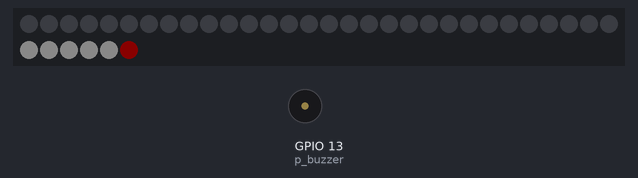
Recording of a program running on a simulated ESP32 board running MicroPython. On the bench: 36 RGB LEDs in strip order, left to right, continuing on the next row, buzzer (waves = sounding, pin HIGH). Dim RGB values are drawn brighter than linear; files the program writes start out absent; files that are not in the repository are absent.

Above: at 0.19 s.
At 3.6 s:
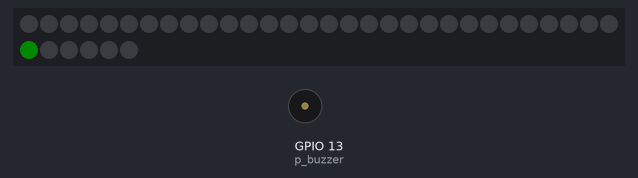
Timing chart, 0 to 7.9 s (numbered marks = the images above):
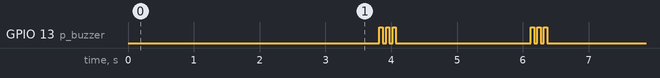

The program:

pre_main.py
```python
import micropython as upy
from gc import mem_free
from gc import mem_alloc

import machine
import neopixel
from gc import enable
from gc import collect
from os import remove
from getFrame import getFrame, getDict
from phases import phase
from time import sleep_ms

buzzer = 13 # buzzer on Pin 13
p_buzzer = machine.Pin(buzzer, machine.Pin.OUT)


def alarm(times):
    for i in range(0, times):
        p_buzzer.on()
        sleep_ms(50)
        p_buzzer.off()
        sleep_ms(50)


RATE = 9600
# uart = UART(2, baudrate=9600)
# uart.init( baudrate=9600, bits=7, parity=0, stop=1)
uart = machine.UART(2, baudrate=RATE) # UART2 default : tx = GPIO17 , rx = GPIO16
even = 0
uart.init(baudrate=RATE, bits=7, parity=even, stop=1)

np = neopixel.NeoPixel(machine.Pin(4), 36)

enable()
"""
phase1 : 0 - 5 ; 6 - 11
phase2 : 12 - 17 ; 18 - 23
phase3 : 24 - 29 ; 30 - 35
"""
phase1 = phase()
phase1.startLed_Inst = 0
phase1.endLed_Inst = 5
phase1.startLed_Max = 6
phase1.endLed_Max = 11
phase1.np = np

phase2 = phase()
phase2.startLed_Inst = 12
phase2.endLed_Inst = 17
phase2.startLed_Max = 18
phase2.endLed_Max = 23
phase2.np = np

phase3 = phase()
phase3.startLed_Inst = 24
phase3.endLed_Inst = 29
phase3.startLed_Max = 30
phase3.endLed_Max = 35
phase3.np = np

try:
    reseted = open('reseted', "r")
    alarm(100)
    remove('reseted')
except:
    pass

alarm(3)
sleep_ms(2000)
alarm(3)

for n in range(0, 30):
    # collect()
    # print(upy.mem_info())
    # print('-----------')
    # print("free : %i ; alloc %i" % (mem_free(), mem_alloc()))
    f = getFrame(uart)
    (v, h, c) = getDict(f)
    collect()
    # print("free : %i ; alloc %i" % (mem_free(), mem_alloc()))
    if v:
        phase1.SINSTS = int(v['SINSTS1'])
        phase1.SMAXSN = int(v['SMAXSN1'])
        phase2.SINSTS = int(v['SINSTS2'])
        phase2.SMAXSN = int(v['SMAXSN2'])
        phase3.SINSTS = int(v['SINSTS3'])
        phase3.SMAXSN = int(v['SMAXSN3'])
        phase1.displayInst()
        phase1.displayMax()
        phase2.displayInst()
        phase2.displayMax()
        phase3.displayInst()
        phase3.displayMax()

    # print(":%i:" % (n))
    # print("phase1 : %i , %i" % (phase1.SINSTS, phase1.SMAXSN))
    # print("phase2 : %i , %i" % (phase2.SINSTS, phase2.SMAXSN))
    # print("phase3 : %i , %i" % (phase3.SINSTS, phase3.SMAXSN))

# print("free : %i ; alloc %i" % (mem_free(), mem_alloc()))
# print(mem_free())
# print(mem_alloc())
alarm(3)
sleep_ms(2000)
alarm(3)

print("Fin")
```

getFrame.py
```python
"""
gestion de la mémoire : https://micropython.fr/88.lab/optimiser_usage_ram/
les threads en python : https://techtutorialsx.com/2017/10/02/esp32-micropython-creating-a-thread/
"""
import micropython as upy

from machine import UART
from machine import reset
from time import sleep
from time import localtime
from time import mktime
# from time import sleep_ms
from  sys import exit
from gc import enable
from gc import collect
from os import remove

# getFrame : populate the list f[] with chars, 1 frame
def getFrame(uart):
    f = []
    f.clear()
    collect()
    out = open('dataFile', "w")
    nb = 0
    while nb < 3000:
        if uart.any() > 0:
            val = uart.read(1)
            out.write(val)
            nb += 1
    out.close()
    out = open('dataFile', "r")
    c = out.read(1)
    while c != '\x02':
        c = out.read(1)
    nb = 0
    collect()
    try:
        while nb < 2999:
            c = out.read(1)
            if c == '\x03':
                break
            if c != '\x0d':
                f.append(c)
            nb += 1
    except:
        reseted = open('reseted', "w")
        # reseted.write('reseted')
        # reseted.close()
        reset()
    out.close()
    remove('dataFile')
    collect()
    return(f)


# get a list of chars and return 3 dicts : values, horo, checksum
def getDict(f):
    collect()
    fSTR = ""
    for c in f:
        fSTR += c
    if len(fSTR) != 1159:
        return(None, None, None)
    fList = fSTR.split("\n")
    values = {}
    horos = {}
    checksums = {}
    for field in fList:
        mesure = field.split("\t")
        value = None
        label = mesure[0]
        if len(mesure) == 3:
            value = mesure[1]
            checksum = mesure[2]
            horo = None
        if len(mesure) == 4:
            horo = mesure[1]
            value = mesure[2]
            if label == 'DATE':
                value = 'x'     # correction du bug dans la trame emise
            checksum = mesure[3]
        if value:
            values[label] = value
            horos[label] = horo
            checksums[label] =checksum
    return(values, horos, checksums)
```

phases.py
```python
import machine, neopixel
from time import sleep_ms

"""
phase1 : 0 - 5 ; 6 - 11
phase2 : 12 - 17 ; 18 - 23
phase3 : 24 - 29 ; 30 - 35
"""

class phase():
    """ attributes for rank of leds
    """
    insts = 0
    maxBright = 10 # maximum brightness of the LEDs
    startLed_Inst = 0 # LEDs for instantaneous values
    endLed_Inst = 0
    startLed_Max = 0 # LEDs for max value
    endLed_Max = 0
    np = None # neopixel.NeoPixel object
    white = (maxBright, maxBright, maxBright)

    def ___init___(self):
        self.clearInst()
        self.clearMax()

    # clear all the LEDs of this phase for instantaneous values
    def clearInst(self):
        for led in range(self.startLed_Inst, self.endLed_Inst + 1):
            self.np[led] = (0, 0, 0)
            self.np.write()
            sleep_ms(10)

    # clear all the LEDs of this phase for MAX values
    def clearMax(self):
        for led in range(self.startLed_Max, self.endLed_Max + 1):
            self.np[led] = (0, 0, 0)
            self.np.write()
            sleep_ms(10)

    # light on the LEDs depending of the value
    def _display(self, value, startLed):
        color = (0, 0, 0)
        if value == 0:
            color = (0, 0, 0)
        kwatts = startLed + (value // 1000)
        watts = value % 1000
        if kwatts > 0:
            for led in range(startLed, kwatts):
                self.np[led] = self.white
                sleep_ms(10)
                # self.np.write()
        if watts in range(1, 333):
            color = (0, self.maxBright, 0)
        elif watts in range(333, 666):
            color = (0, 0, self.maxBright)
        elif watts in range(666, 1000):
            color = (self.maxBright, 0, 0)
        self.np[kwatts] = color
        self.np.write()

    def displayInst(self, value):
        self.clearInst()
        self._display(value, self.startLed_Inst)

    def displayMax(self, value):
        self.clearMax()
        self._display(value, self.startLed_Max)

np = neopixel.NeoPixel(machine.Pin(4), 36)

phase1 = phase()
phase1.startLed_Inst = 0
phase1.endLed_Inst = 5
phase1.startLed_Max = 30
phase1.endLed_Max = 35
phase1.np = np

values = [5999, 5550, 5220,
    4999, 4550, 4220, 0,
    3999, 3550, 3220,
    2999, 2550, 2220,
    1999, 1550, 1220,
    999, 550, 220, 0]
"""
for v in values:
    phase1.displayInst(v)
    sleep_ms(100)
"""
""" """
for v in values:
    phase1.displayMax(v)
    sleep_ms(100)
""" """
```
